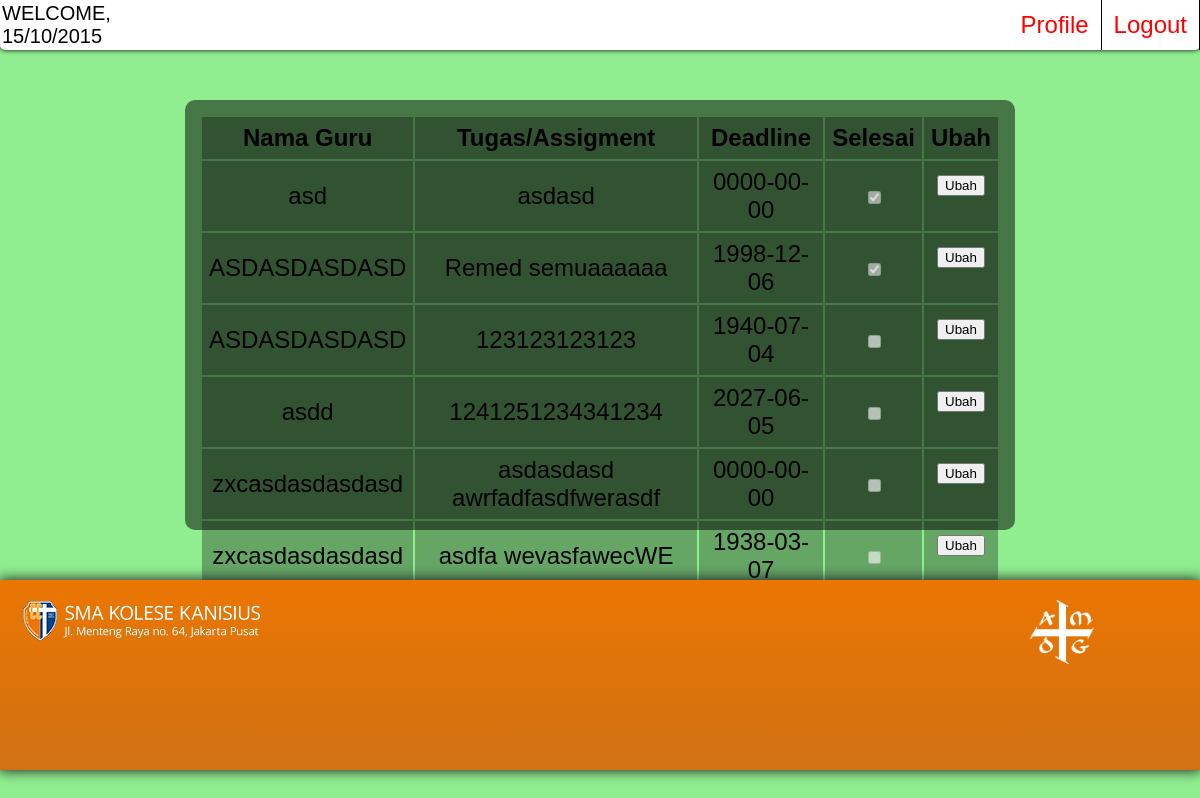
Page /assignment_ubah.php on the committed database.
### tables this page shows
CREATE TABLE IF NOT EXISTS `assignment` (
  `No` int(4) NOT NULL,
  `IdGuru` int(3) NOT NULL,
  `Nama` text NOT NULL,
  `Tanggal` date NOT NULL,
  `Assignment` text NOT NULL,
  `Selesai` int(11) NOT NULL
);

### assignment_ubah.php (the view, shortened to what this page needs)
<?php
	$servername = "localhost";
	$username = "root";
	$password = "";
	$dbname = "organizer";
	$con = new mysqli($servername ,$username, $password, $dbname);
	$sql = "SELECT no, assignment, nama, selesai, tanggal FROM assignment ORDER BY nama ASC";
	$result = mysqli_query($con, $sql);
?>
<!DOCTYPE html PUBLIC "-//W3C//DTD XHTML 1.0 Strict//EN" "http://www.w3.org/TR/xhtml1/DTD/xhtml1-strict.dtd">
<html>
<head>
	<?php
		include("header.php");
	?>
	<link href="css.css" rel="stylesheet" type="text/css" />
</head>
<body>
<section class="body">
	<div class="list">
		<table width="100%">
			<tr>
				<th>Nama Guru</th>
				<th>Tugas/Assigment</th>
				<th>Deadline</th>
				<th>Selesai</th>
				<th>Ubah</th>
			</tr>
			<?php
				while($row = mysqli_fetch_assoc($result)) {
					if($row['selesai']==0){$check='';}else{$check='checked';} ?>
					<tr>
						<td><?php echo $row[nama] ?></td>
						<td><?php echo $row[assignment] ?></td>
						<td><?php echo $row[tanggal] ?></td>
						<td><input type=checkbox disabled <?php echo $check ?>></td>
						<td><form action='edit_asg.php' method='POST'>
							<input type=submit name=submit value='Ubah'>
							<input type=hidden value='<?php echo $row[no]?>' name=no></form><br></td>
					</tr>
					<?php
					}
			?>
		</table>
	</div>
</section>
<?php
	include("footer.php");
?>
</body>
</html>

### css.css (style rules this page uses)
header, section, footer, aside, nav, main, article, figure { display: block; }
html, body { margin : 0; padding : 0; width : 100%; height : auto; background-color : lightgreen; background-attachment: scroll; background-position: left top; background-repeat: repeat; margin : 0px 0px 0px 0px; font-size : 24px; font-family : Arial; }
.body { margin : 50px auto 50px auto; }
section { margin : auto; }
.reminder, .list, .profiles, .form, .accounts { width : 800px; height : 400px; border-radius : 10px; background : rgba(0,0,0,0.5); margin : auto auto 10px auto; padding : 15px; }
.list { text-align : center; }
.list table th, .list table td { border: 2px solid transparent; background: rgba(0,0,0,0.3); border-collapse: collapse; padding: 5px; }

### rows in the picture
assignment: Nama "asd", Assignment "asdasd", Tanggal "0000-00-00"
assignment: Nama "ASDASDASDASD", Assignment "Remed semuaaaaaa", Tanggal "1998-12-06"
assignment: Nama "ASDASDASDASD", Assignment "123123123123", Tanggal "1940-07-04"
assignment: Nama "asdd", Assignment "1241251234341234", Tanggal "2027-06-05"
assignment: Nama "zxcasdasdasdasd", Assignment "asdasdasd awrfadfasdfwerasdf", Tanggal "0000-00-00"
assignment: Nama "zxcasdasdasdasd", Assignment "asdfa wevasfawecWE", Tanggal "1938-03-07"
